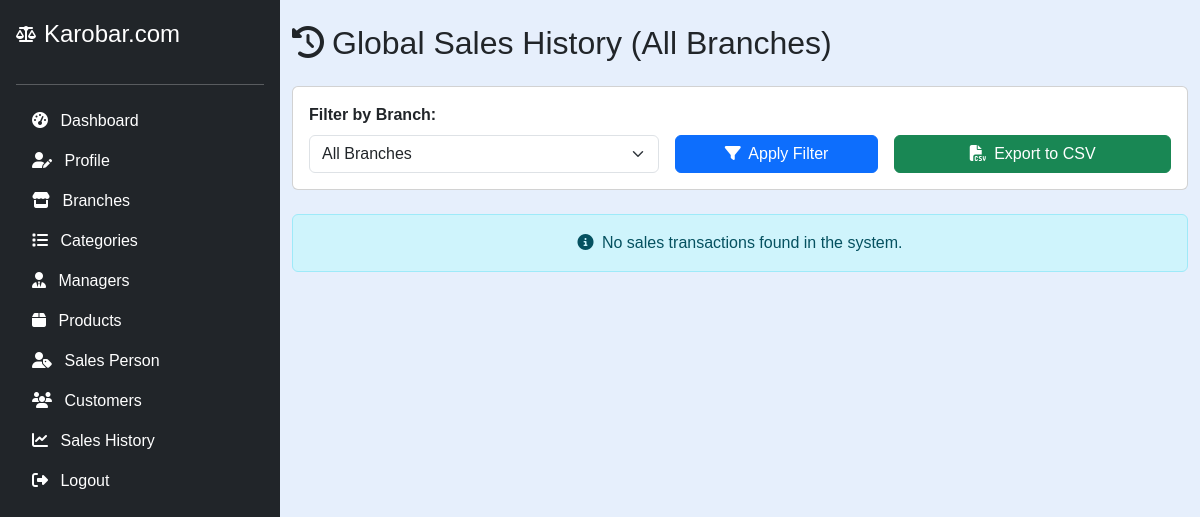
/owner/sales_history.php (signed in), run on an earlier commit of the app's database.
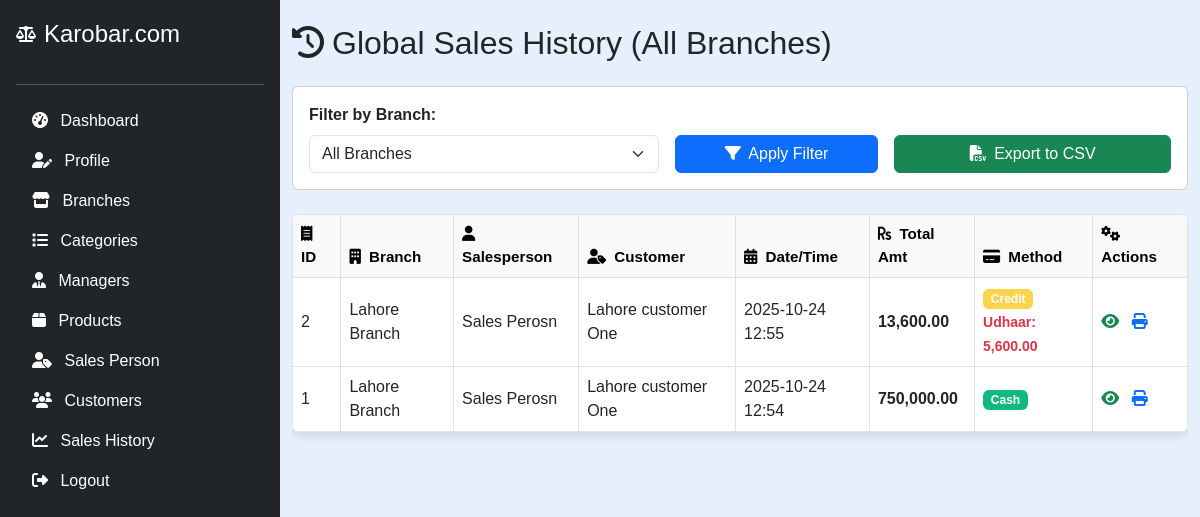
And on a later commit of the database.
### tables this page shows
CREATE TABLE `sales` (
  `id` int(11) NOT NULL,
  `sale_date` datetime DEFAULT current_timestamp(),
  `total_amount` decimal(12,2) NOT NULL,
  `cash_received` decimal(12,2) NOT NULL DEFAULT 0.00,
  `payment_method` enum('Cash','Credit') NOT NULL,
  `branch_id` int(11) DEFAULT NULL,
  `salesperson_id` int(11) DEFAULT NULL,
  `customer_id` int(11) DEFAULT NULL
);

CREATE TABLE `branches` (
  `id` int(11) NOT NULL,
  `owner_id` int(11) NOT NULL,
  `name` varchar(255) NOT NULL,
  `location` varchar(255) NOT NULL,
  `created_at` datetime DEFAULT current_timestamp()
);

CREATE TABLE `salespersons` (
  `id` int(11) NOT NULL,
  `name` varchar(100) NOT NULL,
  `email` varchar(100) NOT NULL,
  `password` varchar(255) NOT NULL,
  `branch_id` int(11) DEFAULT NULL,
  `created_at` datetime DEFAULT current_timestamp()
);

CREATE TABLE `customers` (
  `id` int(11) NOT NULL,
  `name` varchar(100) NOT NULL,
  `email` varchar(100) NOT NULL,
  `phone_number` varchar(20) NOT NULL,
  `address` varchar(255) NOT NULL,
  `branch_id` int(11) DEFAULT NULL,
  `created_at` datetime DEFAULT current_timestamp()
);

### owner/sales_history.php (the view, shortened to what the changed rows need)
<?php
include('../config.php');
$sales_data = [];
$filter_branch_id = (int)($_GET['branch_id'] ?? 0);
$sql_sales = "
    SELECT
        s.id,
        s.sale_date,
        s.total_amount,
        s.cash_received,
        s.payment_method,
        c.name AS customer_name,
        sp.name AS salesperson_name,
        b.name AS branch_name
    FROM sales s
    LEFT JOIN customers c ON s.customer_id = c.id
    LEFT JOIN salespersons sp ON s.salesperson_id = sp.id
    LEFT JOIN branches b ON s.branch_id = b.id
";
$sql_sales .= " ORDER BY s.sale_date DESC";
$stmt_sales = mysqli_prepare($conn, $sql_sales);
if ($stmt_sales) {
    mysqli_stmt_execute($stmt_sales);
    $result_sales = mysqli_stmt_get_result($stmt_sales);
    while ($row = mysqli_fetch_assoc($result_sales)) {
        $sales_data[] = $row;
    }
} else {
    $error_message = "Database error: Could not prepare the sales query.";
}
?>
<!DOCTYPE html>
<html lang="en">
<head>
    <link href="https://cdn.jsdelivr.net/npm/bootstrap@5.3.0/dist/css/bootstrap.min.css" rel="stylesheet" />
    <link href="https://cdnjs.cloudflare.com/ajax/libs/font-awesome/6.6.0/css/all.min.css" rel="stylesheet" />
</head>
<body>
    <?php include('sidebar.php');  ?>
    <div class="container py-4">
        <h2 class="mb-4"><i class="fas fa-history me-2"></i>Global Sales History (All Branches)</h2>
        <div class="card mb-4">
            <div class="card-body">
            </div>
        </div>
        <?php if (empty($sales_data)): ?>
            <div class="alert alert-info text-center">
                <i class="fas fa-info-circle me-1"></i> No sales transactions found <?php echo $filter_branch_id > 0 ? " for the selected branch." : "in the system."; ?>
            </div>
        <?php else: ?>
            <div class="table-responsive">
                <table class="table table-bordered table-hover align-middle">
                    <thead class="table-light">
                        <tr>
                            <th><i class="fas fa-receipt me-1"></i> ID</th>
                            <th><i class="fas fa-building me-1"></i> Branch</th>
                            <th><i class="fas fa-user me-1"></i> Salesperson</th>
                            <th><i class="fas fa-user-tag me-1"></i> Customer</th>
                            <th><i class="fas fa-calendar-alt me-1"></i> Date/Time</th>
                            <th><i class="fas fa-rupee-sign me-1"></i> Total Amt</th>
                            <th><i class="fas fa-credit-card me-1"></i> Method</th>
                            <th><i class="fas fa-cogs me-1"></i> Actions</th>
                        </tr>
                    </thead>
                    <tbody>
                        <?php foreach ($sales_data as $sale):
                            $khata_change = $sale['total_amount'] - $sale['cash_received'];
                        ?>
                            <tr>
                                <td><?php echo $sale['id']; ?></td>
                                <td class="sale-branch-name"><?php echo htmlspecialchars($sale['branch_name'] ?: 'N/A'); ?></td>
                                <td class="sale-salesperson-name"><?php echo htmlspecialchars($sale['salesperson_name'] ?: 'N/A'); ?></td>
                                <td><?php echo htmlspecialchars($sale['customer_name'] ?: 'Guest Customer'); ?></td>
                                <td><?php echo date('Y-m-d H:i', strtotime($sale['sale_date'])); ?></td>
                                <td class="fw-bold"><?php echo number_format($sale['total_amount'], 2); ?></td>
                                <td>
                                    <span class="badge <?php echo ($sale['payment_method'] == 'Credit') ? 'badge-credit' : 'badge-cash'; ?>">
                                        <?php echo htmlspecialchars($sale['payment_method']); ?>
                                    </span>
                                    <?php if ($sale['payment_method'] == 'Credit' && $khata_change != 0): ?>
                                        <br><small class="text-<?php echo $khata_change > 0 ? 'danger' : 'success'; ?> fw-bold">
                                            <?php if ($khata_change > 0): ?>
                                                Udhaar: <?php echo number_format($khata_change, 2); ?>
                                            <?php else: ?>
                                                Advance: <?php echo number_format(abs($khata_change), 2); ?>
                                            <?php endif; ?>
                                        </small>
                                    <?php endif; ?>
                                </td>
                                <td>
                                    <i class="fas fa-eye text-success action-icon me-2 view-sale-details"
                                       data-sale-id="<?php echo $sale['id']; ?>"
                                       data-bs-toggle="modal"
                                       data-bs-target="#saleDetailsModal"
                                       title="View Details"></i>
                                    <a href="print_invoice.php?sale_id=<?php echo $sale['id']; ?>" target="_blank" title="Print/View Invoice">
                                        <i class="fas fa-print text-primary action-icon"></i>
                                    </a>
                                </td>
                            </tr>
                        <?php endforeach; ?>
                    </tbody>
                </table>
            </div>
        <?php endif; ?>
    </div>
</body>
</html>

What changed in the data, as far as the page shows it:
added sales: id "2", branch.name "Lahore Branch", salesperson.name "Sales Perosn", customer.name "Lahore customer One", sale_date "2025-10-24 12:55", total_amount "13,600.00", payment_method "Credit", khata_change "5,600.00"
added sales: id "1", branch.name "Lahore Branch", salesperson.name "Sales Perosn", customer.name "Lahore customer One", sale_date "2025-10-24 12:54", total_amount "750,000.00", payment_method "Cash"
Also different on the page:
text no longer shown: "No sales transactions found in the system."
text now shown: "ID Branch Salesperson Customer Date/Time Total Amt Method Actions"
